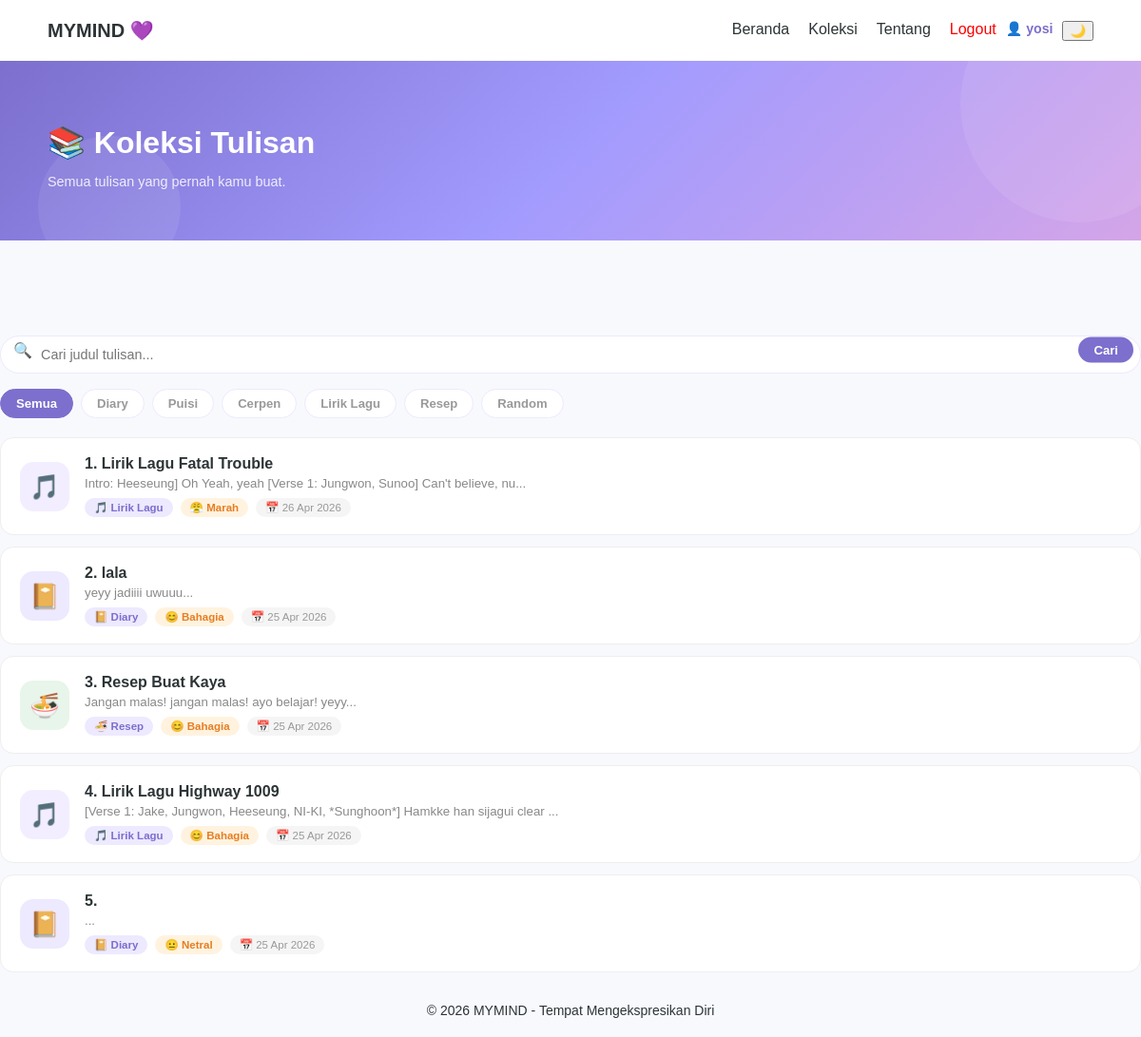
The app's page /kolekmymind.php (signed in) with its own data.
### tables this page shows
CREATE TABLE `writings` (
  `id` int(11) NOT NULL,
  `user_id` int(11) NOT NULL,
  `title` varchar(150) NOT NULL,
  `content` text NOT NULL,
  `category` varchar(50) DEFAULT 'Diary',
  `mood` varchar(50) DEFAULT 'Netral',
  `created_at` timestamp NOT NULL DEFAULT current_timestamp()
);

### kolekmymind.php (the view, shortened to what this page needs)
<?php
include "koneksi.php";
$user_id = $_SESSION['user_id'];
function getMoodIcon($mood) {
    switch($mood) {
        case 'Bahagia': return '😊';
        case 'Marah':   return '😤';
        default:        return '😐';
    }
}
function getKategoriIcon($kategori) {
    switch($kategori) {
        case 'Diary':      return '📔';
        case 'Lirik Lagu': return '🎵';
        case 'Resep':      return '🍜';
    }
}
$filter = $_GET['kategori'] ?? 'Semua';
$search = $_GET['search'] ?? '';
if ($filter != 'Semua' && !empty($search)) {
    $search_safe = mysqli_real_escape_string($conn, $search);
    $filter_safe = mysqli_real_escape_string($conn, $filter);
    $data = mysqli_query($conn, "SELECT * FROM writings
        WHERE user_id='$user_id'
        AND category='$filter_safe'
        AND title LIKE '%$search_safe%'
        ORDER BY id DESC");
} elseif ($filter != 'Semua') {
    $filter_safe = mysqli_real_escape_string($conn, $filter);
    $data = mysqli_query($conn, "SELECT * FROM writings
        WHERE user_id='$user_id'
        AND category='$filter_safe'
        ORDER BY id DESC");
} elseif (!empty($search)) {
    $search_safe = mysqli_real_escape_string($conn, $search);
    $data = mysqli_query($conn, "SELECT * FROM writings
        WHERE user_id='$user_id'
        AND title LIKE '%$search_safe%'
        ORDER BY id DESC");
} else {
    $data = mysqli_query($conn, "SELECT * FROM writings
        WHERE user_id='$user_id'
        ORDER BY id DESC");
}
$kategori_list = ['Semua', 'Diary', 'Puisi', 'Cerpen', 'Lirik Lagu', 'Resep', 'Random'];
?>
<!DOCTYPE html>
<html>
<head>
    <link rel="stylesheet" href="style.css">
</head>
<body>
<header>
    <div class="logo">MYMIND 💜</div>
    <div class="toogle">
        <nav>
            <a href="home.php">Beranda</a>
            <a href="kolekmymind.php">Koleksi</a>
            <a href="tentang.php">Tentang</a>
            <a href="logout.php" style="color:red;">Logout</a>
        </nav>
        <span style="font-size:0.88rem; color:#7C6FCD; font-weight:700;">
            👤 <?php echo $_SESSION['username']; ?>
        </span>
        <button id="darkModeToggle">🌙</button>
    </div>
</header>
<div class="koleksi-banner">
    <h2>📚 Koleksi Tulisan</h2>
    <p>Semua tulisan yang pernah kamu buat.</p>
</div>
<div class="koleksi-wrap">
    </div>
    <form method="GET" action="kolekmymind.php">
        <div class="search-wrap">
            <span class="search-icon">🔍</span>
            <input type="text" name="search"
                   placeholder="Cari judul tulisan..."
                   value="<?php echo htmlspecialchars($search); ?>">
            <button type="submit">Cari</button>
        </div>
    </form>
    <div class="filter-wrap">
        <?php
        foreach($kategori_list as $kat) {
            $active = ($filter == $kat) ? 'active' : '';
            $url = "kolekmymind.php?kategori=" . urlencode($kat) . "&search=" . urlencode($search);
            echo "<a href='$url' class='filter-btn $active'>$kat</a>";
        }
        ?>
    </div>
    <?php
    $jumlah = mysqli_num_rows($data);
    if ($jumlah == 0) {
        echo "
        <div class='empty-state'>
            <span class='empty-emoji'>📭</span>
            <h3>Tidak ada tulisan</h3>
            <p>Coba kata kunci atau kategori lain.</p>
        </div>";
    } else {
        $semua_tulisan = [];
        while($row = mysqli_fetch_assoc($data)) {
            $semua_tulisan[] = $row;
        }
        foreach($semua_tulisan as $index => $row) {
    $nomor     = $index + 1;
    $icon      = getKategoriIcon($row['category']);
    $mood_icon = getMoodIcon($row['mood']);
    $tanggal   = date('d M Y', strtotime($row['created_at']));
    $preview   = substr($row['content'], 0, 80);
    switch($row['category']) {
        case 'Diary':      $icon_class = 'icon-diary'; break;
        case 'Lirik Lagu': $icon_class = 'icon-lirik'; break;
        case 'Resep':      $icon_class = 'icon-resep'; break;
    }
    echo "
    <a href='detail.php?id=" . $row['id'] . "' class='note-card'>
        <div class='note-icon $icon_class'>$icon</div>
                <div class='note-body'>
                    <div class='note-title'>$nomor. " . $row['title'] . "</div>
                    <div class='note-preview'>$preview...</div>
                    <div class='note-meta'>
                        <span class='badge-kat'>$icon " . $row['category'] . "</span>
                        <span class='badge-mood'>$mood_icon " . $row['mood'] . "</span>
                        <span class='badge-date'>📅 $tanggal</span>
                    </div>
                </div>
            </a>";
        }
    }
    ?>
<footer>
    © 2026 MYMIND - Tempat Mengekspresikan Diri
</footer>
</body>
</html>

### style.css (style rules this page uses)
:root { --bg-color: #F8F9FD; --card-bg: #FFFFFF; --text-main: #2D3436; --accent-purple: #706FD3; }
body { font-family: Arial, sans-serif; margin: 0; background: var(--bg-color); color: var(--text-main); transition: background 0.3s ease, color 0.3s ease; }
header { display: flex; justify-content: space-between; align-items: center; padding: 20px 50px; background: var(--card-bg); box-shadow: 0 2px 5px rgba(0,0,0,0.05); }
.toogle { display: flex; gap: 10px; }
.logo { font-weight: bold; font-size: 20px; }
nav { margin-left: auto; display: flex; gap: 20px; }
nav a { text-decoration: none; color: var(--text-main); font-weight: 500; }
input, textarea, select { width: 100%; padding: 10px; margin-top: 10px; border-radius: 8px; border: 1px solid #ddd; transition: 0.2s; }
footer { text-align: center; padding: 20px; font-size: 14px; color: var(--text-main); }

### kolekmymind.php (style rules this page uses)
.koleksi-banner { background: linear-gradient(135deg, #7C6FCD 0%, #a29bfe 50%, #D4A5E8 100%); padding: 40px 50px; color: white; margin-bottom: 0; position: relative; overflow: hidden; }
.koleksi-banner::before { content: ''; position: absolute; width: 250px; height: 250px; border-radius: 50%; background: rgba(255,255,255,0.08); top: -80px; right: -60px; }
.koleksi-banner::after { content: ''; position: absolute; width: 150px; height: 150px; border-radius: 50%; background: rgba(255,255,255,0.08); bottom: -40px; left: 40px; }
.koleksi-banner h2 { font-size: 2rem; font-weight: 900; margin-bottom: 6px; position: relative; z-index: 1; }
.koleksi-banner p { font-size: 0.9rem; opacity: 0.85; position: relative; z-index: 1; }
.koleksi-wrap { max-width: 800px; margin: 0 auto; padding: 30px 20px 60px; }
.search-wrap { position: relative; margin-bottom: 16px; }
.search-wrap input { width: 100%; padding: 11px 16px 11px 42px; border: 1.5px solid #EDE9FF; border-radius: 999px; font-size: 0.9rem; outline: none; transition: 0.2s; box-sizing: border-box; background: white; }
.search-icon { position: absolute; left: 14px; top: 50%; transform: translateY(-50%); font-size: 1rem; }
.search-wrap button { position: absolute; right: 8px; top: 50%; transform: translateY(-50%); background: #7C6FCD; color: white; border: none; border-radius: 999px; padding: 6px 16px; font-size: 0.82rem; cursor: pointer; font-weight: 600; }
.filter-wrap { display: flex; gap: 8px; flex-wrap: wrap; margin-bottom: 20px; }
.filter-btn { padding: 7px 16px; border-radius: 999px; font-size: 0.82rem; font-weight: 600; border: 1.5px solid #EDE9FF; background: white; color: #999; cursor: pointer; text-decoration: none; transition: 0.2s; }
.filter-btn:hover, .filter-btn.active { background: #7C6FCD; border-color: #7C6FCD; color: white; }
.note-card { display: flex; align-items: center; gap: 16px; border: 1.5px solid #eee; border-radius: 14px; padding: 18px 20px; margin-bottom: 12px; cursor: pointer; transition: all 0.25s; text-decoration: none; color: inherit; position: relative; overflow: hidden; background: white; }
.note-card::before { content: ''; position: absolute; left: 0; top: 0; bottom: 0; width: 4px; border-radius: 4px 0 0 4px; background: #7C6FCD; transform: scaleY(0); transition: transform 0.25s; }
.note-icon { width: 52px; height: 52px; border-radius: 14px; display: flex; align-items: center; justify-content: center; font-size: 1.6rem; flex-shrink: 0; }
.icon-diary { background: #EDE9FF; }
.icon-lirik { background: #F3EEFF; }
.icon-resep { background: #E8F5EA; }
.note-body { flex: 1; min-width: 0; }
.note-title { font-weight: 700; font-size: 1rem; color: var(--text-main); margin-bottom: 4px; white-space: nowrap; overflow: hidden; text-overflow: ellipsis; }
.note-preview { font-size: 0.83rem; color: #888; margin-bottom: 8px; display: -webkit-box; -webkit-line-clamp: 1; -webkit-box-orient: vertical; overflow: hidden; }
.note-meta { display: flex; gap: 8px; flex-wrap: wrap; }
.badge-kat { padding: 3px 10px; border-radius: 999px; font-size: 0.72rem; font-weight: 700; background: #EDE9FF; color: #7C6FCD; }
.badge-mood { padding: 3px 10px; border-radius: 999px; font-size: 0.72rem; font-weight: 700; background: #FFF3E0; color: #E67E22; }
.badge-date { padding: 3px 10px; border-radius: 999px; font-size: 0.72rem; background: #F5F5F5; color: #999; }

### records on screen
writings: category "🎵", nomor "1", title "Lirik Lagu Fatal Trouble", content "Intro: Heeseung] Oh Yeah, yeah [Verse 1: Jungwon, Sunoo] Can't believe, nu", category "Lirik Lagu", mood "😤", mood "Marah", created_at "26 Apr 2026"
writings: category "📔", nomor "2", title "lala", content "yeyy jadiiii uwuuu", category "Diary", mood "😊", mood "Bahagia", created_at "25 Apr 2026"
writings: category "🍜", nomor "3", title "Resep Buat Kaya", content "Jangan malas! jangan malas! ayo belajar! yeyy", category "Resep", mood "😊", mood "Bahagia", created_at "25 Apr 2026"
writings: category "🎵", nomor "4", title "Lirik Lagu Highway 1009", content "[Verse 1: Jake, Jungwon, Heeseung, NI-KI, *Sunghoon*] Hamkke han sijagui clear", category "Lirik Lagu", mood "😊", mood "Bahagia", created_at "25 Apr 2026"
writings: category "📔", nomor "5", category "Diary", mood "😐", mood "Netral", created_at "25 Apr 2026"

### other values on screen
$_SESSION['username'] "yosi"
$kat "Semua"
$kat "Diary"
$kat "Puisi"
$kat "Cerpen"
$kat "Lirik Lagu"
$kat "Resep"
$kat "Random"
